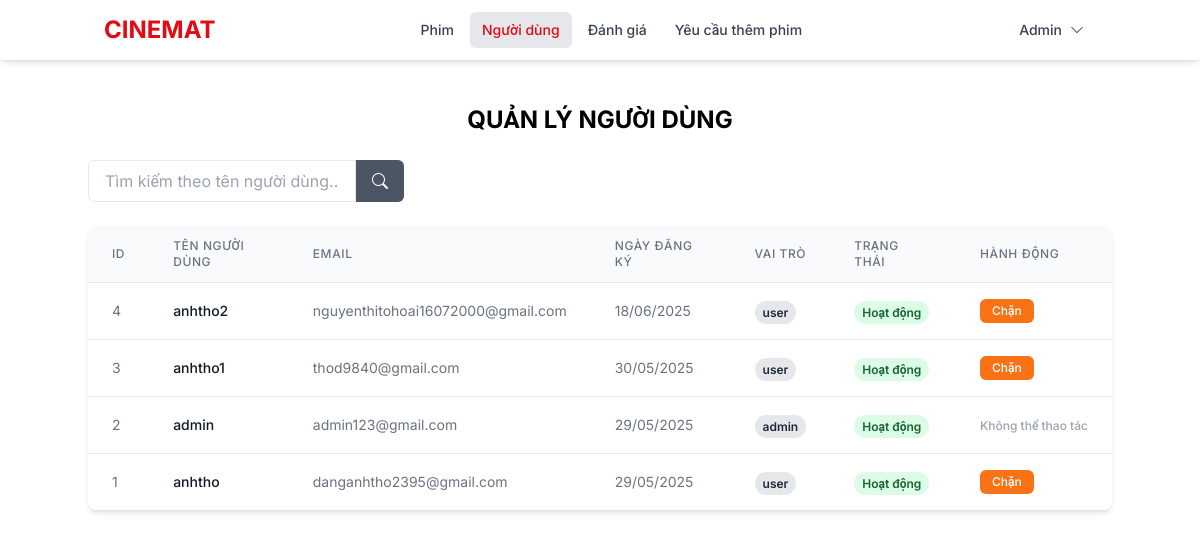
Before: /admin/users/admin_user.php (signed in) with the older database file.
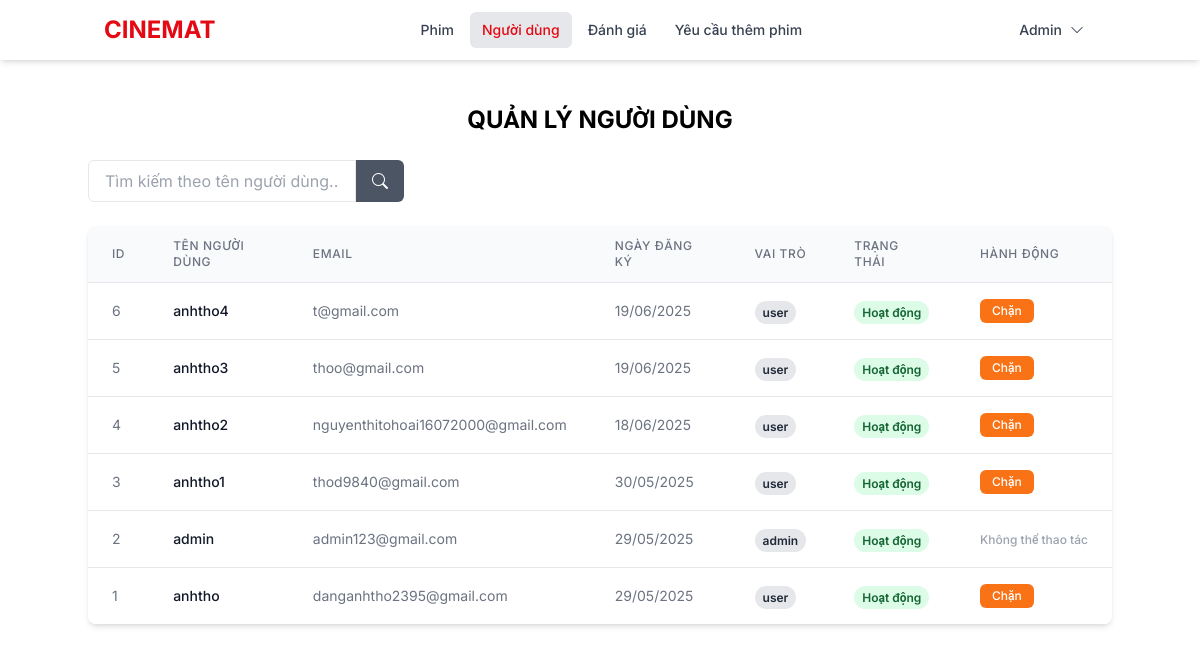
After: the same page with the newer database file.
### tables this page shows
CREATE TABLE `nguoi_dung` (
  `id_nguoi_dung` int(11) NOT NULL,
  `ten_nguoi_dung` varchar(50) NOT NULL,
  `matkhau` varchar(255) NOT NULL,
  `email` varchar(100) NOT NULL,
  `role` enum('admin','user') DEFAULT 'user',
  `is_blocked` tinyint(1) DEFAULT 0,
  `created_at` timestamp NOT NULL DEFAULT current_timestamp(),
  `updated_at` timestamp NOT NULL DEFAULT current_timestamp() ON UPDATE current_timestamp()
);

### admin/users/admin_user.php (the view, shortened to what the changed rows need)
<?php
require_once 'C:\xamppp\htdocs\CINEMAT\admin\layouts\header.php';
$searchQuery = '';
$whereClause = '';
$sql = "SELECT n.id_nguoi_dung, n.ten_nguoi_dung, n.email, n.created_at, n.role, n.is_blocked
          FROM nguoi_dung n
          " . $whereClause . "
          ORDER BY n.id_nguoi_dung DESC";
$result = mysqli_query($conn, $sql);
?>
<!DOCTYPE html>
<html lang="vi">
    <link href="https://cdn.jsdelivr.net/npm/bootstrap-icons@1.10.0/font/bootstrap-icons.css" rel="stylesheet">
    <script src="https://cdn.tailwindcss.com"></script>
</head>
<body class="min-h-screen flex flex-col">
    <main class="flex-grow pt-20 pb-10 px-4 md:px-6 lg:px-8">
        <div class="container mx-auto">
            <div class="mb-6">
                <h2 class="text-2xl font-bold text-center mb-6">QUẢN LÝ NGƯỜI DÙNG</h2>
            </div>
            <div class="bg-white rounded-lg shadow-md overflow-hidden">
                <div class="overflow-x-auto">
                    <table class="min-w-full divide-y divide-gray-200">
                        <thead class="bg-gray-50">
                            <tr>
                                <th scope="col" class="px-6 py-3 text-left text-xs font-medium text-gray-500 uppercase tracking-wider">ID</th>
                                <th scope="col" class="px-6 py-3 text-left text-xs font-medium text-gray-500 uppercase tracking-wider">Tên người dùng</th>
                                <th scope="col" class="px-6 py-3 text-left text-xs font-medium text-gray-500 uppercase tracking-wider">Email</th>
                                <th scope="col" class="px-6 py-3 text-left text-xs font-medium text-gray-500 uppercase tracking-wider">Ngày đăng ký</th>
                                <th scope="col" class="px-6 py-3 text-left text-xs font-medium text-gray-500 uppercase tracking-wider">Vai trò</th>
                                <th scope="col" class="px-6 py-3 text-left text-xs font-medium text-gray-500 uppercase tracking-wider">Trạng thái</th>
                                <th scope="col" class="px-6 py-3 text-left text-xs font-medium text-gray-500 uppercase tracking-wider">Hành động</th>
                            </tr>
                        </thead>
                        <tbody class="bg-white divide-y divide-gray-200">
                            <?php if (mysqli_num_rows($result) > 0): ?>
                                <?php while ($user = mysqli_fetch_assoc($result)): ?>
                                    <tr class="table-row">
                                        <td class="px-6 py-4 whitespace-nowrap text-sm text-gray-500">
                                            <?= $user['id_nguoi_dung'] ?>
                                        </td>
                                        <td class="px-6 py-4 whitespace-nowrap text-sm font-medium text-gray-900">
                                            <?= htmlspecialchars($user['ten_nguoi_dung']) ?>
                                        </td>
                                        <td class="px-6 py-4 whitespace-nowrap text-sm text-gray-500">
                                            <?= htmlspecialchars($user['email']) ?>
                                        </td>
                                        <td class="px-6 py-4 whitespace-nowrap text-sm text-gray-500">
                                            <?= date('d/m/Y', strtotime($user['created_at'])) ?>
                                        </td>
                                        <td class="px-6 py-4 whitespace-nowrap">
                                            <span class="px-2 py-1 text-xs font-semibold rounded-full bg-gray-200 text-gray-800">
                                                <?= htmlspecialchars($user['role']) ?>
                                            </span>
                                        </td>
                                        <td class="px-6 py-4 whitespace-nowrap">
                                            <?php if ($user['is_blocked'] == 0): ?>
                                                <span class="px-2 py-1 text-xs font-semibold rounded-full bg-green-100 text-green-800">
                                                    Hoạt động
                                                </span>
                                            <?php else: ?>
                                                <span class="px-2 py-1 text-xs font-semibold rounded-full bg-red-100 text-red-800">
                                                    Bị chặn
                                                </span>
                                            <?php endif; ?>
                                        </td>
                                        <td class="px-6 py-4 whitespace-nowrap text-sm font-medium">
                                            <?php if ($user['role'] !== 'admin'):  ?>
                                                <?php if ($user['is_blocked'] == 0): ?>
                                                    <a href="?action=block&id=<?= $user['id_nguoi_dung'] ?><?= !empty($searchQuery) ? '&search=' . urlencode($searchQuery) : '' ?>"
                                                    class="bg-orange-500 hover:bg-orange-600 text-white py-1 px-3 rounded-md text-xs inline-block"
                                                    onclick="return confirm('Bạn có chắc chắn muốn chặn người dùng này?')">
                                                        Chặn
                                                    </a>
                                                <?php endif; ?>
                                            <?php else: ?>
                                                <span class="text-gray-400 text-xs">Không thể thao tác</span>
                                            <?php endif; ?>
                                        </td>
                                    </tr>
                                <?php endwhile; ?>
                            <?php endif; ?>
                        </tbody>
                    </table>
                </div>
            </div>
        </div>
    </main>
</body>
</html>

Changed rows visible on the page:
added nguoi_dung: id_nguoi_dung "6", ten_nguoi_dung "anhtho4", email "t@gmail.com", created_at "19/06/2025", role "user", is_blocked "Hoạt động"
added nguoi_dung: id_nguoi_dung "5", ten_nguoi_dung "anhtho3", email "thoo@gmail.com", created_at "19/06/2025", role "user", is_blocked "Hoạt động"
